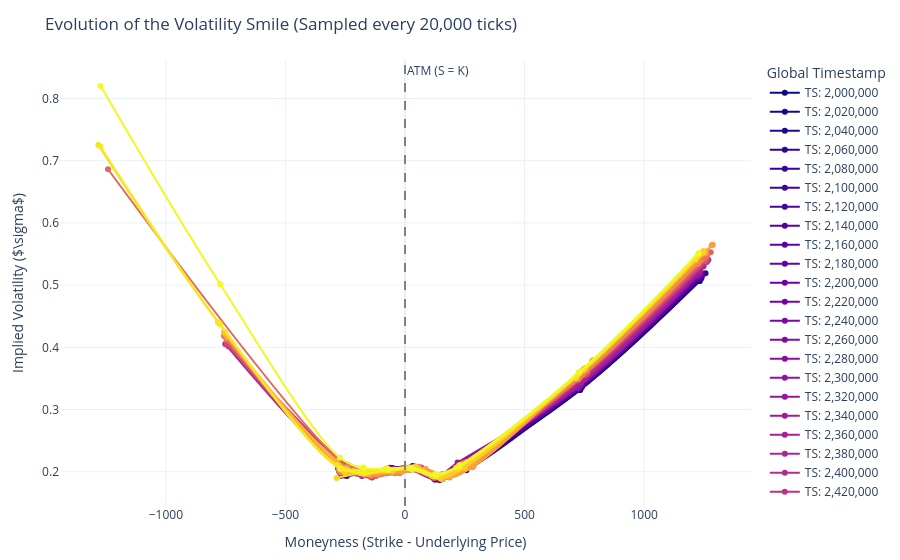

The code cell stored with this chart in its notebook:
### Code cell
import plotly.graph_objects as go
import plotly.colors as pc
import pandas as pd
import numpy as np
from typing import Dict

def plot_sampled_volatility_smiles(
    iv_dict: Dict[str, pd.DataFrame], 
    start_ts: float = 0, 
    end_ts: float = 2999000, 
    step_size: float = 200000
):
    """
    Samples data uniformly over time and plots overlapping Volatility Smiles.
    Guarantees no mutation or copying of the original DataFrames.
    """
    # 1. Generate the uniform sample points
    sampled_timestamps = np.arange(start_ts, end_ts + 1, step_size)
    
    # 2. Get a color scale to represent time passing (dark to light)
    colors = pc.sample_colorscale("Plasma", len(sampled_timestamps))
    
    fig = go.Figure()
    
    for i, target_ts in enumerate(sampled_timestamps):
        # Reverse-engineer the target day and target intraday timestamp
        # e.g., 1,500,000 -> target_day = 1, target_intraday = 500,000
        target_day = int(target_ts // 1000000)
        target_intraday = int(target_ts % 1000000)
        
        smile_data = []
        
        # Gather data across all strikes for this specific microsecond
        for strike_label, df in iv_dict.items():
            # Filter directly on your original columns (Read-Only)
            snapshot = df[
                (df['day'].astype(float) == target_day) & 
                (df['timestamp'].astype(float) == target_intraday)
            ]
            
            if not snapshot.empty:
                iv = snapshot['implied_volatility'].values[0]
                S = snapshot['velvetfruit_price'].values[0]
                K = snapshot['strike'].values[0]
                
                # Check for NaNs
                if pd.notna(iv):
                    smile_data.append({
                        'strike': K,
                        'moneyness': K - S,
                        'implied_volatility': iv
                    })
        
        if not smile_data:
            continue
            
        # Convert to DataFrame and sort from left to right
        smile_df = pd.DataFrame(smile_data).sort_values(by='moneyness')
        
        # 3. Add the line to the plot
        fig.add_trace(go.Scatter(
            x=smile_df['moneyness'],
            y=smile_df['implied_volatility'],
            mode='lines+markers',
            line=dict(width=2, color=colors[i], shape='spline'),
            marker=dict(size=6),
            name=f'TS: {int(target_ts):,}',
            customdata=smile_df['strike'],
            hovertemplate=(
                f"<b>Timestamp:</b> {int(target_ts):,}<br>" +
                "<b>Strike:</b> %{customdata}<br>" +
                "<b>Moneyness:</b> %{x:.2f}<br>" +
                "<b>IV:</b> %{y:.4f}<extra></extra>"
            )
        ))

    # Add vertical dashed line at exactly 0.0 (At-The-Money)
    fig.add_vline(x=0, line_dash="dash", line_color="gray", annotation_text="ATM (S = K)")

    # Configure Layout
    fig.update_layout(
        title=f'Evolution of the Volatility Smile (Sampled every {int(step_size):,} ticks)',
        xaxis_title='Moneyness (Strike - Underlying Price)',
        yaxis_title=r'Implied Volatility ($\sigma$)',
        template='plotly_white',
        hovermode='closest',
        legend_title='Global Timestamp',
        margin=dict(l=60, r=40, t=60, b=40)
    )

    fig.show()

plot_sampled_volatility_smiles(iv_dict, start_ts=2000000, end_ts=2999000, step_size=20000)

### Figure 1 — Plotly figure (JSON) as saved in the notebook; plotly's stock layout.template omitted (floating-point values rounded to 4 significant figures)
{"data": [{"customdata": [5000.0, 5100.0, 5200.0, 5300.0, 5400.0, 5500.0, 6000.0, 6500.0], "hovertemplate": "<b>Timestamp:</b> 2,000,000<br><b>Strike:</b> %{customdata}<br><b>Moneyness:</b> %{x:.2f}<br><b>IV:</b> %{y:.4f}<extra></extra>", "line": {"color": "rgb(13, 8, 135)", "shape": "spline", "width": 2}, "marker": {"size": 6}, "mode": "lines+markers", "name": "TS: 2,000,000", "type": "scatter", "x": [-267.5, -167.5, -67.5, 32.5, 132.5, 232.5, 732.5, 1232.0], "y": [0.1934, 0.1963, 0.2009, 0.2091, 0.1888, 0.2032, 0.3315, 0.5065]}, {"customdata": [5000.0, 5100.0, 5200.0, 5300.0, 5400.0, 5500.0, 6000.0, 6500.0], "hovertemplate": "<b>Timestamp:</b> 2,020,000<br><b>Strike:</b> %{customdata}<br><b>Moneyness:</b> %{x:.2f}<br><b>IV:</b> %{y:.4f}<extra></extra>", "line": {"color": "rgb(23, 7, 139)", "shape": "spline", "width": 2}, "marker": {"size": 6}, "mode": "lines+markers", "name": "TS: 2,020,000", "type": "scatter", "x": [-269.5, -169.5, -69.5, 30.5, 130.5, 230.5, 730.5, 1230.0], "y": [0.2018, 0.1982, 0.2035, 0.2083, 0.1895, 0.206, 0.3312, 0.5065]}, {"customdata": [5000.0, 5100.0, 5200.0, 5300.0, 5400.0, 5500.0, 6000.0, 6500.0], "hovertemplate": "<b>Timestamp:</b> 2,040,000<br><b>Strike:</b> %{customdata}<br><b>Moneyness:</b> %{x:.2f}<br><b>IV:</b> %{y:.4f}<extra></extra>", "line": {"color": "rgb(34, 6, 144)", "shape": "spline", "width": 2}, "marker": {"size": 6}, "mode": "lines+markers", "name": "TS: 2,040,000", "type": "scatter", "x": [-261.5, -161.5, -61.5, 38.5, 138.5, 238.5, 738.5, 1238.0], "y": [0.1975, 0.1977, 0.2031, 0.2084, 0.1902, 0.2079, 0.3352, 0.5107]}, {"customdata": [5000.0, 5100.0, 5200.0, 5300.0, 5400.0, 5500.0, 6000.0, 6500.0], "hovertemplate": "<b>Timestamp:</b> 2,060,000<br><b>Strike:</b> %{customdata}<br><b>Moneyness:</b> %{x:.2f}<br><b>IV:</b> %{y:.4f}<extra></extra>", "line": {"color": "rgb(44, 5, 148)", "shape": "spline", "width": 2}, "marker": {"size": 6}, "mode": "lines+markers", "name": "TS: 2,060,000", "type": "scatter", "x": [-243.5, -143.5, -43.5, 56.5, 156.5, 256.5, 756.5, 1256.0], "y": [0.1932, 0.1984, 0.2047, 0.2059, 0.1888, 0.2025, 0.3436, 0.5191]}, {"customdata": [5000.0, 5100.0, 5200.0, 5300.0, 5400.0, 5500.0, 6000.0, 6500.0], "hovertemplate": "<b>Timestamp:</b> 2,080,000<br><b>Strike:</b> %{customdata}<br><b>Moneyness:</b> %{x:.2f}<br><b>IV:</b> %{y:.4f}<extra></extra>", "line": {"color": "rgb(55, 4, 153)", "shape": "spline", "width": 2}, "marker": {"size": 6}, "mode": "lines+markers", "name": "TS: 2,080,000", "type": "scatter", "x": [-259.5, -159.5, -59.5, 40.5, 140.5, 240.5, 740.5, 1240.0], "y": [0.2032, 0.1994, 0.2048, 0.2053, 0.1903, 0.21, 0.3372, 0.5132]}, {"customdata": [5000.0, 5100.0, 5200.0, 5300.0, 5400.0, 5500.0, 6000.0, 6500.0], "hovertemplate": "<b>Timestamp:</b> 2,100,000<br><b>Strike:</b> %{customdata}<br><b>Moneyness:</b> %{x:.2f}<br><b>IV:</b> %{y:.4f}<extra></extra>", "line": {"color": "rgb(65, 3, 157)", "shape": "spline", "width": 2}, "marker": {"size": 6}, "mode": "lines+markers", "name": "TS: 2,100,000", "type": "scatter", "x": [-263.5, -163.5, -63.5, 36.5, 136.5, 236.5, 736.5, 1236.0], "y": [0.2059, 0.1976, 0.2065, 0.2068, 0.1894, 0.2076, 0.336, 0.5124]}, {"customdata": [5000.0, 5100.0, 5200.0, 5300.0, 5400.0, 5500.0, 6000.0, 6500.0], "hovertemplate": "<b>Timestamp:</b> 2,120,000<br><b>Strike:</b> %{customdata}<br><b>Moneyness:</b> %{x:.2f}<br><b>IV:</b> %{y:.4f}<extra></extra>", "line": {"color": "rgb(74, 3, 160)", "shape": "spline", "width": 2}, "marker": {"size": 6}, "mode": "lines+markers", "name": "TS: 2,120,000", "type": "scatter", "x": [-253.0, -153.0, -53.0, 47.0, 147.0, 247.0, 747.0, 1247.0], "y": [0.1938, 0.1974, 0.206, 0.2048, 0.1869, 0.2067, 0.3412, 0.5177]}, {"customdata": [5000.0, 5100.0, 5200.0, 5300.0, 5400.0, 5500.0, 6000.0, 6500.0], "hovertemplate": "<b>Timestamp:</b> 2,140,000<br><b>Strike:</b> %{customdata}<br><b>Moneyness:</b> %{x:.2f}<br><b>IV:</b> %{y:.4f}<extra></extra>", "line": {"color": "rgb(83, 2, 162)", "shape": "spline", "width": 2}, "marker": {"size": 6}, "mode": "lines+markers", "name": "TS: 2,140,000", "type": "scatter", "x": [-256.5, -156.5, -56.5, 43.5, 143.5, 243.5, 743.5, 1244.0], "y": [0.1962, 0.1954, 0.2056, 0.2071, 0.1867, 0.2047, 0.3403, 0.5171]}, {"customdata": [5000.0, 5100.0, 5200.0, 5300.0, 5400.0, 5500.0, 6000.0, 6500.0], "hovertemplate": "<b>Timestamp:</b> 2,160,000<br><b>Strike:</b> %{customdata}<br><b>Moneyness:</b> %{x:.2f}<br><b>IV:</b> %{y:.4f}<extra></extra>", "line": {"color": "rgb(91, 2, 163)", "shape": "spline", "width": 2}, "marker": {"size": 6}, "mode": "lines+markers", "name": "TS: 2,160,000", "type": "scatter", "x": [-274.5, -174.5, -74.5, 25.5, 125.5, 225.5, 725.5, 1226.0], "y": [0.2001, 0.1987, 0.2046, 0.207, 0.1873, 0.2087, 0.3329, 0.5104]}, {"customdata": [5000.0, 5100.0, 5200.0, 5300.0, 5400.0, 5500.0, 6000.0, 6500.0], "hovertemplate": "<b>Timestamp:</b> 2,180,000<br><b>Strike:</b> %{customdata}<br><b>Moneyness:</b> %{x:.2f}<br><b>IV:</b> %{y:.4f}<extra></extra>", "line": {"color": "rgb(99, 2, 165)", "shape": "spline", "width": 2}, "marker": {"size": 6}, "mode": "lines+markers", "name": "TS: 2,180,000", "type": "scatter", "x": [-268.5, -168.5, -68.5, 31.5, 131.5, 231.5, 731.5, 1232.0], "y": [0.197, 0.1973, 0.2034, 0.2062, 0.1886, 0.2056, 0.3361, 0.5138]}, {"customdata": [5000.0, 5100.0, 5200.0, 5300.0, 5400.0, 5500.0, 6000.0, 6500.0], "hovertemplate": "<b>Timestamp:</b> 2,200,000<br><b>Strike:</b> %{customdata}<br><b>Moneyness:</b> %{x:.2f}<br><b>IV:</b> %{y:.4f}<extra></extra>", "line": {"color": "rgb(107, 1, 167)", "shape": "spline", "width": 2}, "marker": {"size": 6}, "mode": "lines+markers", "name": "TS: 2,200,000", "type": "scatter", "x": [-262.0, -162.0, -62.0, 38.0, 138.0, 238.0, 738.0, 1238.0], "y": [0.2005, 0.1981, 0.2048, 0.2074, 0.1901, 0.2104, 0.3396, 0.5174]}, {"customdata": [5000.0, 5100.0, 5200.0, 5300.0, 5400.0, 5500.0, 6000.0, 6500.0], "hovertemplate": "<b>Timestamp:</b> 2,220,000<br><b>Strike:</b> %{customdata}<br><b>Moneyness:</b> %{x:.2f}<br><b>IV:</b> %{y:.4f}<extra></extra>", "line": {"color": "rgb(115, 1, 168)", "shape": "spline", "width": 2}, "marker": {"size": 6}, "mode": "lines+markers", "name": "TS: 2,220,000", "type": "scatter", "x": [-264.5, -164.5, -64.5, 35.5, 135.5, 235.5, 735.5, 1236.0], "y": [0.2023, 0.1977, 0.203, 0.206, 0.1905, 0.2091, 0.3391, 0.5173]}, {"customdata": [5000.0, 5100.0, 5200.0, 5300.0, 5400.0, 5500.0, 6000.0, 6500.0], "hovertemplate": "<b>Timestamp:</b> 2,240,000<br><b>Strike:</b> %{customdata}<br><b>Moneyness:</b> %{x:.2f}<br><b>IV:</b> %{y:.4f}<extra></extra>", "line": {"color": "rgb(123, 5, 166)", "shape": "spline", "width": 2}, "marker": {"size": 6}, "mode": "lines+markers", "name": "TS: 2,240,000", "type": "scatter", "x": [-264.5, -164.5, -64.5, 35.5, 135.5, 235.5, 735.5, 1236.0], "y": [0.1957, 0.1952, 0.2033, 0.2047, 0.1908, 0.2095, 0.3397, 0.5182]}, {"customdata": [5000.0, 5100.0, 5200.0, 5300.0, 5400.0, 5500.0, 6000.0, 6500.0], "hovertemplate": "<b>Timestamp:</b> 2,260,000<br><b>Strike:</b> %{customdata}<br><b>Moneyness:</b> %{x:.2f}<br><b>IV:</b> %{y:.4f}<extra></extra>", "line": {"color": "rgb(130, 10, 164)", "shape": "spline", "width": 2}, "marker": {"size": 6}, "mode": "lines+markers", "name": "TS: 2,260,000", "type": "scatter", "x": [-278.0, -178.0, -78.0, 22.0, 122.0, 222.0, 722.0, 1222.0], "y": [0.2038, 0.197, 0.2032, 0.2054, 0.1921, 0.2116, 0.3343, 0.5133]}, {"customdata": [5000.0, 5100.0, 5200.0, 5300.0, 5400.0, 5500.0, 6000.0, 6500.0], "hovertemplate": "<b>Timestamp:</b> 2,280,000<br><b>Strike:</b> %{customdata}<br><b>Moneyness:</b> %{x:.2f}<br><b>IV:</b> %{y:.4f}<extra></extra>", "line": {"color": "rgb(138, 14, 162)", "shape": "spline", "width": 2}, "marker": {"size": 6}, "mode": "lines+markers", "name": "TS: 2,280,000", "type": "scatter", "x": [-267.5, -167.5, -67.5, 32.5, 132.5, 232.5, 732.5, 1232.0], "y": [0.1981, 0.1953, 0.2023, 0.2046, 0.1911, 0.212, 0.3395, 0.5187]}, {"customdata": [5000.0, 5100.0, 5200.0, 5300.0, 5400.0, 5500.0, 6000.0, 6500.0], "hovertemplate": "<b>Timestamp:</b> 2,300,000<br><b>Strike:</b> %{customdata}<br><b>Moneyness:</b> %{x:.2f}<br><b>IV:</b> %{y:.4f}<extra></extra>", "line": {"color": "rgb(146, 18, 160)", "shape": "spline", "width": 2}, "marker": {"size": 6}, "mode": "lines+markers", "name": "TS: 2,300,000", "type": "scatter", "x": [-270.5, -170.5, -70.5, 29.5, 129.5, 229.5, 729.5, 1230.0], "y": [0.2002, 0.195, 0.2043, 0.204, 0.191, 0.2141, 0.3388, 0.5183]}, {"customdata": [5000.0, 5100.0, 5200.0, 5300.0, 5400.0, 5500.0, 6000.0, 6500.0], "hovertemplate": "<b>Timestamp:</b> 2,320,000<br><b>Strike:</b> %{customdata}<br><b>Moneyness:</b> %{x:.2f}<br><b>IV:</b> %{y:.4f}<extra></extra>", "line": {"color": "rgb(153, 22, 159)", "shape": "spline", "width": 2}, "marker": {"size": 6}, "mode": "lines+markers", "name": "TS: 2,320,000", "type": "scatter", "x": [-280.0, -180.0, -80.0, 20.0, 120.0, 220.0, 720.0, 1220.0], "y": [0.2061, 0.1931, 0.2029, 0.2036, 0.1891, 0.2148, 0.3351, 0.5152]}, {"customdata": [5000.0, 5100.0, 5200.0, 5300.0, 5400.0, 5500.0, 6000.0, 6500.0], "hovertemplate": "<b>Timestamp:</b> 2,340,000<br><b>Strike:</b> %{customdata}<br><b>Moneyness:</b> %{x:.2f}<br><b>IV:</b> %{y:.4f}<extra></extra>", "line": {"color": "rgb(160, 27, 155)", "shape": "spline", "width": 2}, "marker": {"size": 6}, "mode": "lines+markers", "name": "TS: 2,340,000", "type": "scatter", "x": [-267.0, -167.0, -67.0, 33.0, 133.0, 233.0, 733.0, 1233.0], "y": [0.2059, 0.1959, 0.2028, 0.2047, 0.1903, 0.2096, 0.3415, 0.5217]}, {"customdata": [5000.0, 5100.0, 5200.0, 5300.0, 5400.0, 5500.0, 6000.0, 6500.0], "hovertemplate": "<b>Timestamp:</b> 2,360,000<br><b>Strike:</b> %{customdata}<br><b>Moneyness:</b> %{x:.2f}<br><b>IV:</b> %{y:.4f}<extra></extra>", "line": {"color": "rgb(166, 33, 151)", "shape": "spline", "width": 2}, "marker": {"size": 6}, "mode": "lines+markers", "name": "TS: 2,360,000", "type": "scatter", "x": [-264.5, -164.5, -64.5, 35.5, 135.5, 235.5, 735.5, 1236.0], "y": [0.1977, 0.1943, 0.202, 0.2053, 0.1905, 0.2117, 0.3433, 0.5237]}, {"customdata": [4500.0, 5000.0, 5100.0, 5200.0, 5300.0, 5400.0, 5500.0, 6000.0, 6500.0], "hovertemplate": "<b>Timestamp:</b> 2,380,000<br><b>Strike:</b> %{customdata}<br><b>Moneyness:</b> %{x:.2f}<br><b>IV:</b> %{y:.4f}<extra></extra>", "line": {"color": "rgb(172, 39, 146)", "shape": "spline", "width": 2}, "marker": {"size": 6}, "mode": "lines+markers", "name": "TS: 2,380,000", "type": "scatter", "x": [-751.5, -251.5, -151.5, -51.5, 48.5, 148.5, 248.5, 748.5, 1248.0], "y": [0.4051, 0.2036, 0.1954, 0.2038, 0.2048, 0.1925, 0.2124, 0.3497, 0.5302]}, {"customdata": [5000.0, 5100.0, 5200.0, 5300.0, 5400.0, 5500.0, 6000.0, 6500.0], "hovertemplate": "<b>Timestamp:</b> 2,400,000<br><b>Strike:</b> %{customdata}<br><b>Moneyness:</b> %{x:.2f}<br><b>IV:</b> %{y:.4f}<extra></extra>", "line": {"color": "rgb(178, 45, 142)", "shape": "spline", "width": 2}, "marker": {"size": 6}, "mode": "lines+markers", "name": "TS: 2,400,000", "type": "scatter", "x": [-238.0, -138.0, -38.0, 62.0, 162.0, 262.0, 762.0, 1262.0], "y": [0.2011, 0.1921, 0.2003, 0.2052, 0.1909, 0.2121, 0.3564, 0.537]}, {"customdata": [5000.0, 5100.0, 5200.0, 5300.0, 5400.0, 5500.0, 6000.0, 6500.0], "hovertemplate": "<b>Timestamp:</b> 2,420,000<br><b>Strike:</b> %{customdata}<br><b>Moneyness:</b> %{x:.2f}<br><b>IV:</b> %{y:.4f}<extra></extra>", "line": {"color": "rgb(184, 50, 137)", "shape": "spline", "width": 2}, "marker": {"size": 6}, "mode": "lines+markers", "name": "TS: 2,420,000", "type": "scatter", "x": [-231.5, -131.5, -31.5, 68.5, 168.5, 268.5, 768.5, 1268.0], "y": [0.2025, 0.1941, 0.2018, 0.2065, 0.1936, 0.2113, 0.3599, 0.5407]}, {"customdata": [4500.0, 5000.0, 5100.0, 5200.0, 5300.0, 5400.0, 5500.0, 6000.0, 6500.0], "hovertemplate": "<b>Timestamp:</b> 2,440,000<br><b>Strike:</b> %{customdata}<br><b>Moneyness:</b> %{x:.2f}<br><b>IV:</b> %{y:.4f}<extra></extra>", "line": {"color": "rgb(190, 56, 133)", "shape": "spline", "width": 2}, "marker": {"size": 6}, "mode": "lines+markers", "name": "TS: 2,440,000", "type": "scatter", "x": [-738.5, -238.5, -138.5, -38.5, 61.5, 161.5, 261.5, 761.5, 1262.0], "y": [0.4016, 0.2075, 0.1907, 0.2017, 0.2071, 0.1939, 0.2126, 0.3574, 0.5387]}, {"customdata": [5000.0, 5100.0, 5200.0, 5300.0, 5400.0, 5500.0, 6000.0, 6500.0], "hovertemplate": "<b>Timestamp:</b> 2,460,000<br><b>Strike:</b> %{customdata}<br><b>Moneyness:</b> %{x:.2f}<br><b>IV:</b> %{y:.4f}<extra></extra>", "line": {"color": "rgb(195, 62, 128)", "shape": "spline", "width": 2}, "marker": {"size": 6}, "mode": "lines+markers", "name": "TS: 2,460,000", "type": "scatter", "x": [-238.5, -138.5, -38.5, 61.5, 161.5, 261.5, 761.5, 1262.0], "y": [0.1968, 0.191, 0.2004, 0.2057, 0.1943, 0.2129, 0.3581, 0.5396]}, {"customdata": [4500.0, 5000.0, 5100.0, 5200.0, 5300.0, 5400.0, 5500.0, 6000.0, 6500.0], "hovertemplate": "<b>Timestamp:</b> 2,480,000<br><b>Strike:</b> %{customdata}<br><b>Moneyness:</b> %{x:.2f}<br><b>IV:</b> %{y:.4f}<extra></extra>", "line": {"color": "rgb(200, 68, 123)", "shape": "spline", "width": 2}, "marker": {"size": 6}, "mode": "lines+markers", "name": "TS: 2,480,000", "type": "scatter", "x": [-743.5, -243.5, -143.5, -43.5, 56.5, 156.5, 256.5, 756.5, 1256.0], "y": [0.4052, 0.2115, 0.1957, 0.2006, 0.2067, 0.1959, 0.21, 0.3565, 0.5384]}, {"customdata": [4500.0, 5000.0, 5100.0, 5200.0, 5300.0, 5400.0, 5500.0, 6000.0, 6500.0], "hovertemplate": "<b>Timestamp:</b> 2,500,000<br><b>Strike:</b> %{customdata}<br><b>Moneyness:</b> %{x:.2f}<br><b>IV:</b> %{y:.4f}<extra></extra>", "line": {"color": "rgb(205, 74, 118)", "shape": "spline", "width": 2}, "marker": {"size": 6}, "mode": "lines+markers", "name": "TS: 2,500,000", "type": "scatter", "x": [-745.5, -245.5, -145.5, -45.5, 54.5, 154.5, 254.5, 754.5, 1254.0], "y": [0.4069, 0.202, 0.1924, 0.2001, 0.2046, 0.1945, 0.2091, 0.3562, 0.5385]}, {"customdata": [5000.0, 5100.0, 5200.0, 5300.0, 5400.0, 5500.0, 6000.0, 6500.0], "hovertemplate": "<b>Timestamp:</b> 2,520,000<br><b>Strike:</b> %{customdata}<br><b>Moneyness:</b> %{x:.2f}<br><b>IV:</b> %{y:.4f}<extra></extra>", "line": {"color": "rgb(210, 80, 113)", "shape": "spline", "width": 2}, "marker": {"size": 6}, "mode": "lines+markers", "name": "TS: 2,520,000", "type": "scatter", "x": [-245.5, -145.5, -45.5, 54.5, 154.5, 254.5, 754.5, 1254.0], "y": [0.2024, 0.1928, 0.1988, 0.2049, 0.1949, 0.2095, 0.3568, 0.5395]}, {"customdata": [5000.0, 5100.0, 5200.0, 5300.0, 5400.0, 5500.0, 6000.0, 6500.0], "hovertemplate": "<b>Timestamp:</b> 2,540,000<br><b>Strike:</b> %{customdata}<br><b>Moneyness:</b> %{x:.2f}<br><b>IV:</b> %{y:.4f}<extra></extra>", "line": {"color": "rgb(215, 86, 108)", "shape": "spline", "width": 2}, "marker": {"size": 6}, "mode": "lines+markers", "name": "TS: 2,540,000", "type": "scatter", "x": [-241.5, -141.5, -41.5, 58.5, 158.5, 258.5, 758.5, 1258.0], "y": [0.2002, 0.195, 0.199, 0.2035, 0.1932, 0.2125, 0.3593, 0.5423]}, {"customdata": [5000.0, 5100.0, 5200.0, 5300.0, 5400.0, 5500.0, 6000.0, 6500.0], "hovertemplate": "<b>Timestamp:</b> 2,560,000<br><b>Strike:</b> %{customdata}<br><b>Moneyness:</b> %{x:.2f}<br><b>IV:</b> %{y:.4f}<extra></extra>", "line": {"color": "rgb(219, 92, 104)", "shape": "spline", "width": 2}, "marker": {"size": 6}, "mode": "lines+markers", "name": "TS: 2,560,000", "type": "scatter", "x": [-239.5, -139.5, -39.5, 60.5, 160.5, 260.5, 760.5, 1260.0], "y": [0.1993, 0.1936, 0.1985, 0.2029, 0.1952, 0.2142, 0.3609, 0.5441]}, {"customdata": [5000.0, 5100.0, 5200.0, 5300.0, 5400.0, 5500.0, 6000.0, 6500.0], "hovertemplate": "<b>Timestamp:</b> 2,580,000<br><b>Strike:</b> %{customdata}<br><b>Moneyness:</b> %{x:.2f}<br><b>IV:</b> %{y:.4f}<extra></extra>", "line": {"color": "rgb(223, 98, 99)", "shape": "spline", "width": 2}, "marker": {"size": 6}, "mode": "lines+markers", "name": "TS: 2,580,000", "type": "scatter", "x": [-222.0, -122.0, -22.0, 78.0, 178.0, 278.0, 778.0, 1278.0], "y": [0.2041, 0.193, 0.198, 0.2027, 0.1916, 0.2146, 0.3696, 0.5528]}, {"customdata": [4000.0, 5000.0, 5100.0, 5200.0, 5300.0, 5400.0, 5500.0, 6000.0, 6500.0], "hovertemplate": "<b>Timestamp:</b> 2,600,000<br><b>Strike:</b> %{customdata}<br><b>Moneyness:</b> %{x:.2f}<br><b>IV:</b> %{y:.4f}<extra></extra>", "line": {"color": "rgb(227, 104, 95)", "shape": "spline", "width": 2}, "marker": {"size": 6}, "mode": "lines+markers", "name": "TS: 2,600,000", "type": "scatter", "x": [-1242.0, -242.0, -142.0, -42.0, 58.0, 158.0, 258.0, 758.0, 1258.0], "y": [0.6862, 0.2074, 0.1939, 0.1974, 0.204, 0.1938, 0.2133, 0.3611, 0.545]}, {"customdata": [5000.0, 5100.0, 5200.0, 5300.0, 5400.0, 5500.0, 6000.0, 6500.0], "hovertemplate": "<b>Timestamp:</b> 2,620,000<br><b>Strike:</b> %{customdata}<br><b>Moneyness:</b> %{x:.2f}<br><b>IV:</b> %{y:.4f}<extra></extra>", "line": {"color": "rgb(231, 111, 90)", "shape": "spline", "width": 2}, "marker": {"size": 6}, "mode": "lines+markers", "name": "TS: 2,620,000", "type": "scatter", "x": [-237.5, -137.5, -37.5, 62.5, 162.5, 262.5, 762.5, 1262.0], "y": [0.2103, 0.1981, 0.1986, 0.203, 0.1922, 0.2113, 0.3638, 0.548]}, {"customdata": [4500.0, 5000.0, 5100.0, 5200.0, 5300.0, 5400.0, 5500.0, 6000.0, 6500.0], "hovertemplate": "<b>Timestamp:</b> 2,640,000<br><b>Strike:</b> %{customdata}<br><b>Moneyness:</b> %{x:.2f}<br><b>IV:</b> %{y:.4f}<extra></extra>", "line": {"color": "rgb(234, 117, 86)", "shape": "spline", "width": 2}, "marker": {"size": 6}, "mode": "lines+markers", "name": "TS: 2,640,000", "type": "scatter", "x": [-746.5, -246.5, -146.5, -46.5, 53.5, 153.5, 253.5, 753.5, 1254.0], "y": [0.4126, 0.2053, 0.1958, 0.1988, 0.2042, 0.1908, 0.2111, 0.3604, 0.5451]}, {"customdata": [4500.0, 5000.0, 5100.0, 5200.0, 5300.0, 5400.0, 5500.0, 6000.0, 6500.0], "hovertemplate": "<b>Timestamp:</b> 2,660,000<br><b>Strike:</b> %{customdata}<br><b>Moneyness:</b> %{x:.2f}<br><b>IV:</b> %{y:.4f}<extra></extra>", "line": {"color": "rgb(238, 123, 81)", "shape": "spline", "width": 2}, "marker": {"size": 6}, "mode": "lines+markers", "name": "TS: 2,660,000", "type": "scatter", "x": [-757.5, -257.5, -157.5, -57.5, 42.5, 142.5, 242.5, 742.5, 1242.0], "y": [0.4183, 0.2061, 0.197, 0.1991, 0.2055, 0.1922, 0.2138, 0.356, 0.5413]}, {"customdata": [5000.0, 5100.0, 5200.0, 5300.0, 5400.0, 5500.0, 6000.0, 6500.0], "hovertemplate": "<b>Timestamp:</b> 2,680,000<br><b>Strike:</b> %{customdata}<br><b>Moneyness:</b> %{x:.2f}<br><b>IV:</b> %{y:.4f}<extra></extra>", "line": {"color": "rgb(240, 130, 77)", "shape": "spline", "width": 2}, "marker": {"size": 6}, "mode": "lines+markers", "name": "TS: 2,680,000", "type": "scatter", "x": [-276.0, -176.0, -76.0, 24.0, 124.0, 224.0, 724.0, 1224.0], "y": [0.2022, 0.1964, 0.1976, 0.2048, 0.1902, 0.2097, 0.3481, 0.5341]}, {"customdata": [5000.0, 5100.0, 5200.0, 5300.0, 5400.0, 5500.0, 6000.0, 6500.0], "hovertemplate": "<b>Timestamp:</b> 2,700,000<br><b>Strike:</b> %{customdata}<br><b>Moneyness:</b> %{x:.2f}<br><b>IV:</b> %{y:.4f}<extra></extra>", "line": {"color": "rgb(243, 137, 72)", "shape": "spline", "width": 2}, "marker": {"size": 6}, "mode": "lines+markers", "name": "TS: 2,700,000", "type": "scatter", "x": [-269.5, -169.5, -69.5, 30.5, 130.5, 230.5, 730.5, 1230.0], "y": [0.1987, 0.1951, 0.1998, 0.203, 0.1919, 0.2106, 0.3518, 0.538]}, {"customdata": [5000.0, 5100.0, 5200.0, 5300.0, 5400.0, 5500.0, 6000.0, 6500.0], "hovertemplate": "<b>Timestamp:</b> 2,720,000<br><b>Strike:</b> %{customdata}<br><b>Moneyness:</b> %{x:.2f}<br><b>IV:</b> %{y:.4f}<extra></extra>", "line": {"color": "rgb(246, 144, 68)", "shape": "spline", "width": 2}, "marker": {"size": 6}, "mode": "lines+markers", "name": "TS: 2,720,000", "type": "scatter", "x": [-242.5, -142.5, -42.5, 57.5, 157.5, 257.5, 757.5, 1258.0], "y": [0.2042, 0.1938, 0.1986, 0.2021, 0.1899, 0.2154, 0.3649, 0.551]}, {"customdata": [5000.0, 5100.0, 5200.0, 5300.0, 5400.0, 5500.0, 6000.0, 6500.0], "hovertemplate": "<b>Timestamp:</b> 2,740,000<br><b>Strike:</b> %{customdata}<br><b>Moneyness:</b> %{x:.2f}<br><b>IV:</b> %{y:.4f}<extra></extra>", "line": {"color": "rgb(248, 151, 63)", "shape": "spline", "width": 2}, "marker": {"size": 6}, "mode": "lines+markers", "name": "TS: 2,740,000", "type": "scatter", "x": [-213.5, -113.5, -13.5, 86.5, 186.5, 286.5, 786.5, 1286.0], "y": [0.2012, 0.1971, 0.2, 0.2042, 0.1907, 0.2093, 0.3791, 0.565]}, {"customdata": [5000.0, 5100.0, 5200.0, 5300.0, 5400.0, 5500.0, 6000.0, 6500.0], "hovertemplate": "<b>Timestamp:</b> 2,760,000<br><b>Strike:</b> %{customdata}<br><b>Moneyness:</b> %{x:.2f}<br><b>IV:</b> %{y:.4f}<extra></extra>", "line": {"color": "rgb(251, 158, 59)", "shape": "spline", "width": 2}, "marker": {"size": 6}, "mode": "lines+markers", "name": "TS: 2,760,000", "type": "scatter", "x": [-217.5, -117.5, -17.5, 82.5, 182.5, 282.5, 782.5, 1282.0], "y": [0.1995, 0.1967, 0.1997, 0.2039, 0.1916, 0.2073, 0.3779, 0.5643]}, {"customdata": [4500.0, 5000.0, 5100.0, 5200.0, 5300.0, 5400.0, 5500.0, 6000.0, 6500.0], "hovertemplate": "<b>Timestamp:</b> 2,780,000<br><b>Strike:</b> %{customdata}<br><b>Moneyness:</b> %{x:.2f}<br><b>IV:</b> %{y:.4f}<extra></extra>", "line": {"color": "rgb(251, 166, 55)", "shape": "spline", "width": 2}, "marker": {"size": 6}, "mode": "lines+markers", "name": "TS: 2,780,000", "type": "scatter", "x": [-742.5, -242.5, -142.5, -42.5, 57.5, 157.5, 257.5, 757.5, 1258.0], "y": [0.4163, 0.2054, 0.2003, 0.2032, 0.2068, 0.188, 0.2054, 0.367, 0.5541]}, {"customdata": [5000.0, 5100.0, 5200.0, 5300.0, 5400.0, 5500.0, 6000.0, 6500.0], "hovertemplate": "<b>Timestamp:</b> 2,800,000<br><b>Strike:</b> %{customdata}<br><b>Moneyness:</b> %{x:.2f}<br><b>IV:</b> %{y:.4f}<extra></extra>", "line": {"color": "rgb(252, 174, 51)", "shape": "spline", "width": 2}, "marker": {"size": 6}, "mode": "lines+markers", "name": "TS: 2,800,000", "type": "scatter", "x": [-249.5, -149.5, -49.5, 50.5, 150.5, 250.5, 750.5, 1250.0], "y": [0.1967, 0.1986, 0.2005, 0.2051, 0.1883, 0.2069, 0.3645, 0.5521]}, {"customdata": [4500.0, 5000.0, 5100.0, 5200.0, 5300.0, 5400.0, 5500.0, 6000.0, 6500.0], "hovertemplate": "<b>Timestamp:</b> 2,820,000<br><b>Strike:</b> %{customdata}<br><b>Moneyness:</b> %{x:.2f}<br><b>IV:</b> %{y:.4f}<extra></extra>", "line": {"color": "rgb(252, 182, 47)", "shape": "spline", "width": 2}, "marker": {"size": 6}, "mode": "lines+markers", "name": "TS: 2,820,000", "type": "scatter", "x": [-751.5, -251.5, -151.5, -51.5, 48.5, 148.5, 248.5, 748.5, 1248.0], "y": [0.422, 0.2055, 0.1978, 0.2017, 0.2064, 0.1897, 0.2114, 0.3642, 0.5522]}, {"customdata": [4500.0, 5000.0, 5100.0, 5200.0, 5300.0, 5400.0, 5500.0, 6000.0, 6500.0], "hovertemplate": "<b>Timestamp:</b> 2,840,000<br><b>Strike:</b> %{customdata}<br><b>Moneyness:</b> %{x:.2f}<br><b>IV:</b> %{y:.4f}<extra></extra>", "line": {"color": "rgb(252, 190, 44)", "shape": "spline", "width": 2}, "marker": {"size": 6}, "mode": "lines+markers", "name": "TS: 2,840,000", "type": "scatter", "x": [-756.5, -256.5, -156.5, -56.5, 43.5, 143.5, 243.5, 743.5, 1244.0], "y": [0.4251, 0.2018, 0.1995, 0.2013, 0.2087, 0.1912, 0.2084, 0.3626, 0.5511]}, {"customdata": [5000.0, 5100.0, 5200.0, 5300.0, 5400.0, 5500.0, 6000.0, 6500.0], "hovertemplate": "<b>Timestamp:</b> 2,860,000<br><b>Strike:</b> %{customdata}<br><b>Moneyness:</b> %{x:.2f}<br><b>IV:</b> %{y:.4f}<extra></extra>", "line": {"color": "rgb(253, 198, 40)", "shape": "spline", "width": 2}, "marker": {"size": 6}, "mode": "lines+markers", "name": "TS: 2,860,000", "type": "scatter", "x": [-256.5, -156.5, -56.5, 43.5, 143.5, 243.5, 743.5, 1244.0], "y": [0.2022, 0.1969, 0.2017, 0.2073, 0.1915, 0.2088, 0.3633, 0.5521]}, {"customdata": [5000.0, 5100.0, 5200.0, 5300.0, 5400.0, 5500.0, 6000.0, 6500.0], "hovertemplate": "<b>Timestamp:</b> 2,880,000<br><b>Strike:</b> %{customdata}<br><b>Moneyness:</b> %{x:.2f}<br><b>IV:</b> %{y:.4f}<extra></extra>", "line": {"color": "rgb(252, 206, 38)", "shape": "spline", "width": 2}, "marker": {"size": 6}, "mode": "lines+markers", "name": "TS: 2,880,000", "type": "scatter", "x": [-252.5, -152.5, -52.5, 47.5, 147.5, 247.5, 747.5, 1248.0], "y": [0.2001, 0.1998, 0.2024, 0.2062, 0.19, 0.2065, 0.3659, 0.555]}, {"customdata": [5000.0, 5100.0, 5200.0, 5300.0, 5400.0, 5500.0, 6000.0, 6500.0], "hovertemplate": "<b>Timestamp:</b> 2,900,000<br><b>Strike:</b> %{customdata}<br><b>Moneyness:</b> %{x:.2f}<br><b>IV:</b> %{y:.4f}<extra></extra>", "line": {"color": "rgb(250, 214, 37)", "shape": "spline", "width": 2}, "marker": {"size": 6}, "mode": "lines+markers", "name": "TS: 2,900,000", "type": "scatter", "x": [-286.5, -186.5, -86.5, 13.5, 113.5, 213.5, 713.5, 1214.0], "y": [0.19, 0.1979, 0.202, 0.2064, 0.1932, 0.2064, 0.3506, 0.5408]}, {"customdata": [4000.0, 4500.0, 5000.0, 5100.0, 5200.0, 5300.0, 5400.0, 5500.0, 6000.0, 6500.0], "hovertemplate": "<b>Timestamp:</b> 2,920,000<br><b>Strike:</b> %{customdata}<br><b>Moneyness:</b> %{x:.2f}<br><b>IV:</b> %{y:.4f}<extra></extra>", "line": {"color": "rgb(247, 223, 36)", "shape": "spline", "width": 2}, "marker": {"size": 6}, "mode": "lines+markers", "name": "TS: 2,920,000", "type": "scatter", "x": [-1282.0, -782.5, -282.5, -182.5, -82.5, 17.5, 117.5, 217.5, 717.5, 1218.0], "y": [0.7253, 0.4404, 0.2108, 0.2026, 0.2038, 0.2064, 0.193, 0.2056, 0.3532, 0.5436]}, {"customdata": [4000.0, 4500.0, 5000.0, 5100.0, 5200.0, 5300.0, 5400.0, 5500.0, 6000.0, 6500.0], "hovertemplate": "<b>Timestamp:</b> 2,940,000<br><b>Strike:</b> %{customdata}<br><b>Moneyness:</b> %{x:.2f}<br><b>IV:</b> %{y:.4f}<extra></extra>", "line": {"color": "rgb(245, 232, 35)", "shape": "spline", "width": 2}, "marker": {"size": 6}, "mode": "lines+markers", "name": "TS: 2,940,000", "type": "scatter", "x": [-1274.0, -773.5, -273.5, -173.5, -73.5, 26.5, 126.5, 226.5, 726.5, 1226.0], "y": [0.7227, 0.4371, 0.2058, 0.2028, 0.2054, 0.2053, 0.1927, 0.2081, 0.3581, 0.5488]}, {"customdata": [5000.0, 5100.0, 5200.0, 5300.0, 5400.0, 5500.0, 6000.0, 6500.0], "hovertemplate": "<b>Timestamp:</b> 2,960,000<br><b>Strike:</b> %{customdata}<br><b>Moneyness:</b> %{x:.2f}<br><b>IV:</b> %{y:.4f}<extra></extra>", "line": {"color": "rgb(242, 240, 34)", "shape": "spline", "width": 2}, "marker": {"size": 6}, "mode": "lines+markers", "name": "TS: 2,960,000", "type": "scatter", "x": [-270.5, -170.5, -70.5, 29.5, 129.5, 229.5, 729.5, 1230.0], "y": [0.2044, 0.1974, 0.2023, 0.2033, 0.1934, 0.2107, 0.3603, 0.5512]}, {"customdata": [4000.0, 4500.0, 5000.0, 5100.0, 5200.0, 5300.0, 5400.0, 5500.0, 6000.0, 6500.0], "hovertemplate": "<b>Timestamp:</b> 2,980,000<br><b>Strike:</b> %{customdata}<br><b>Moneyness:</b> %{x:.2f}<br><b>IV:</b> %{y:.4f}<extra></extra>", "line": {"color": "rgb(240, 249, 33)", "shape": "spline", "width": 2}, "marker": {"size": 6}, "mode": "lines+markers", "name": "TS: 2,980,000", "type": "scatter", "x": [-1273.0, -773.0, -273.0, -173.0, -73.0, 27.0, 127.0, 227.0, 727.0, 1227.0], "y": [0.82, 0.5013, 0.2225, 0.2066, 0.2038, 0.2068, 0.1963, 0.2093, 0.3598, 0.5512]}], "layout": {"annotations": [{"showarrow": false, "text": "ATM (S = K)", "x": 0, "xanchor": "left", "xref": "x", "y": 1, "yanchor": "top", "yref": "y domain"}], "hovermode": "closest", "legend": {"title": {"text": "Global Timestamp"}}, "margin": {"b": 40, "l": 60, "r": 40, "t": 60}, "shapes": [{"line": {"color": "gray", "dash": "dash"}, "type": "line", "x0": 0, "x1": 0, "xref": "x", "y0": 0, "y1": 1, "yref": "y domain"}], "title": {"text": "Evolution of the Volatility Smile (Sampled every 20,000 ticks)"}, "xaxis": {"title": {"text": "Moneyness (Strike - Underlying Price)"}}, "yaxis": {"title": {"text": "Implied Volatility ($\\sigma$)"}}}}
